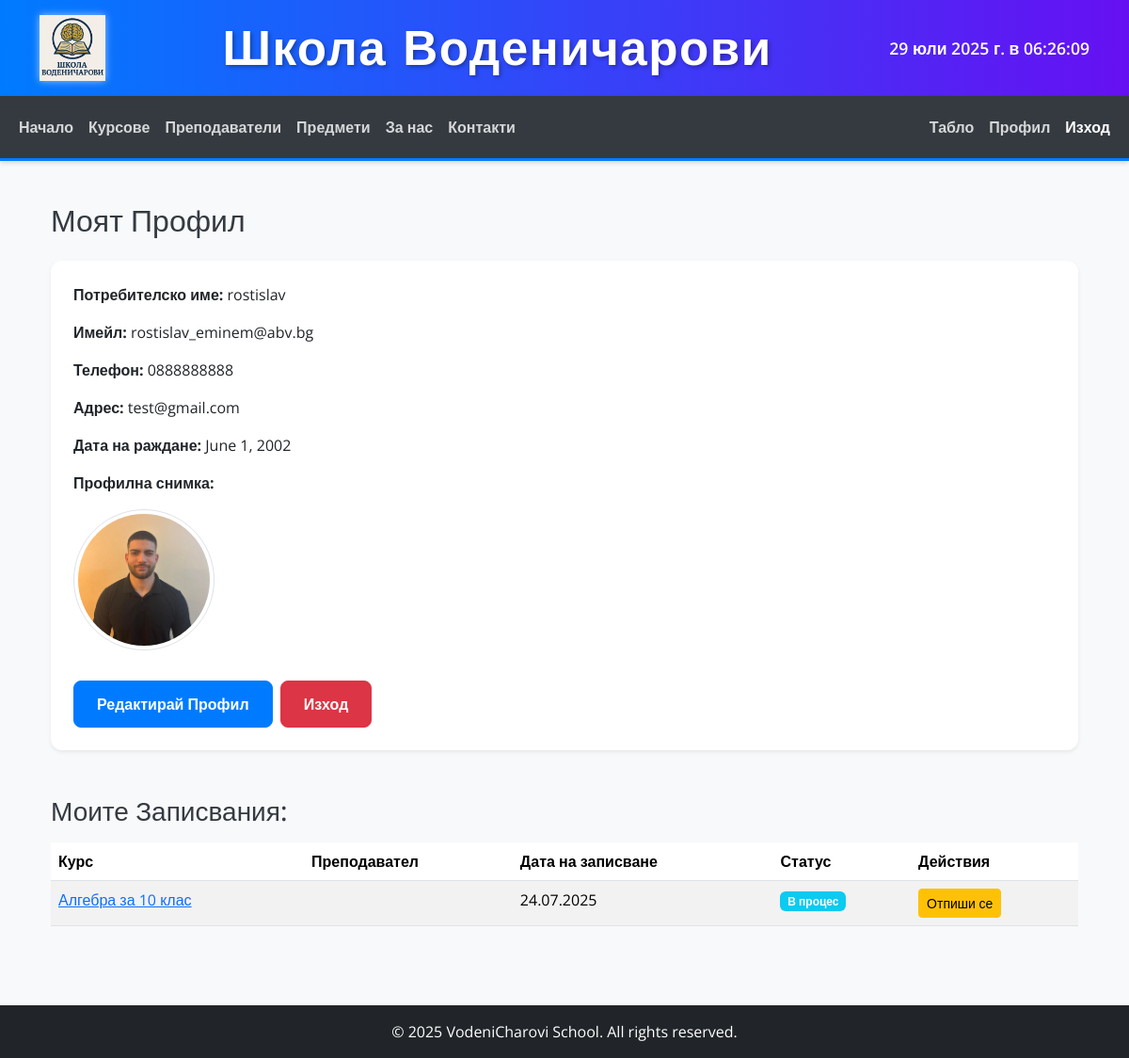
/profile/ (signed in), run on an earlier commit of the app's database.
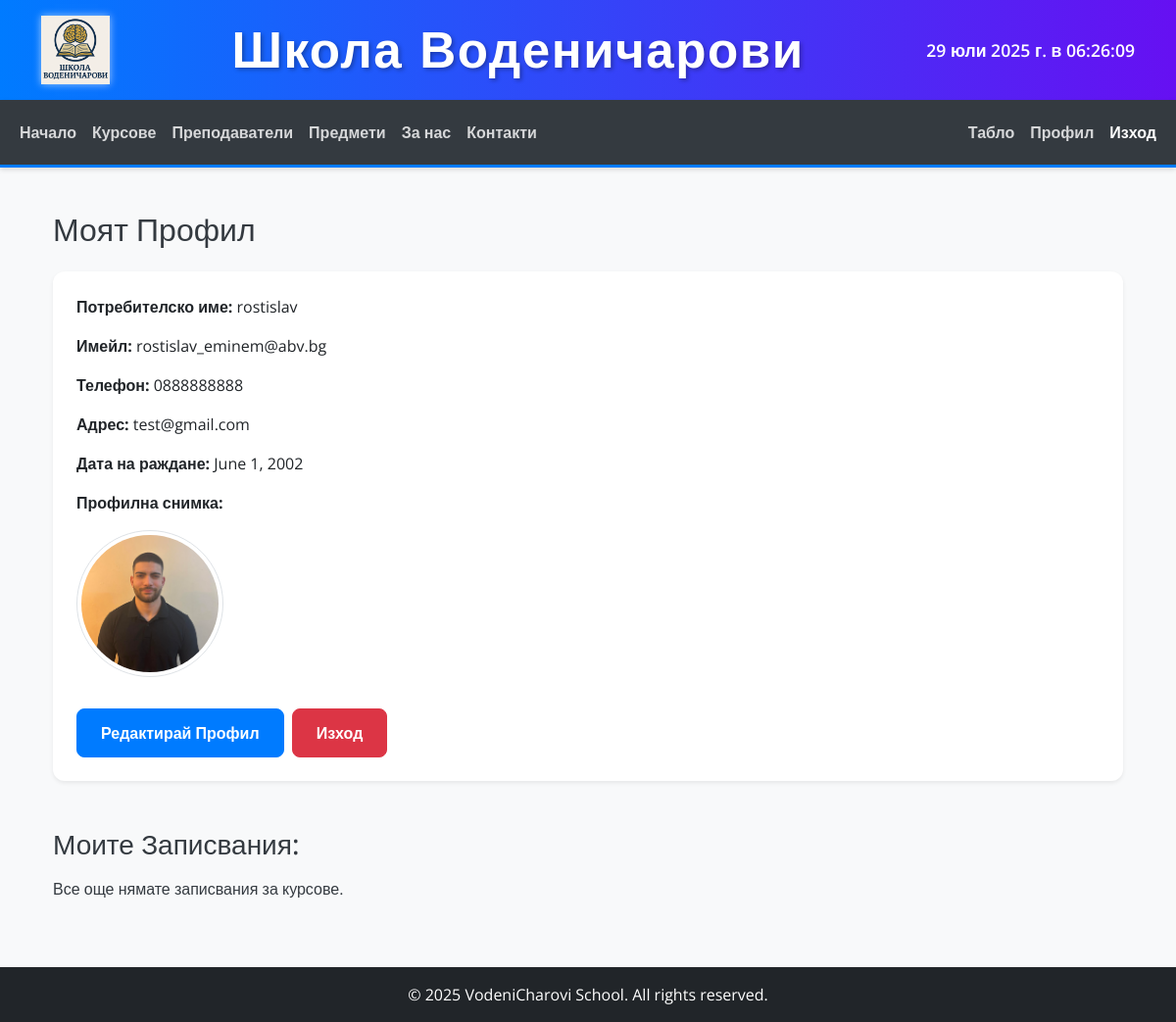
And on a later commit of the database.
### core/models.py (models this page shows, shortened)
class Enrollment(models.Model):
    student = models.ForeignKey(
        'auth.User',
        on_delete=models.CASCADE,
        related_name='enrollments'
    )
    course = models.ForeignKey(
        Course,
        on_delete=models.CASCADE,
        related_name='enrollments'
    )
    enrollment_date = models.DateField(auto_now_add=True)
    completed = models.BooleanField(default=False)
    class Meta:
        unique_together = ('student', 'course')
        verbose_name = "Записване"
        verbose_name_plural = "Записвания"

### courses/models.py (models this page shows, shortened)
class Course(models.Model):
    title = models.CharField(
        max_length=100,
        verbose_name="Заглавие на курса"
    )
    subject = models.ForeignKey(
        Subject,
        on_delete=models.CASCADE,
        related_name='courses',
        verbose_name="Предмет"
    )
    teacher = models.ForeignKey(
        Teacher,
        on_delete=models.CASCADE,
        related_name='courses_taught',
        verbose_name="Преподавател"
    )
    description = models.TextField(
        verbose_name="Описание на курса"
    )
    price = models.DecimalField(
        max_digits=8,
        decimal_places=2,
        verbose_name="Цена"
    )
    start_date = models.DateField(
        verbose_name="Начална дата"
    )
    end_date = models.DateField(
        verbose_name="Крайна дата"
    )
    max_students = models.PositiveIntegerField(
        default=10,
        verbose_name="Макс. брой студенти"
    )
    class Meta:
        ordering = ['start_date', 'title']
        verbose_name = "Курс"
        verbose_name_plural = "Курсове"

### core/views.py (the view)
# urls.py: path('profile/', core_views.UserProfileView.as_view(), name='user_profile'),
class UserProfileView(LoginRequiredMixin, DetailView):
    model = Profile
    template_name = 'core/user_profile.html'
    context_object_name = 'profile'
    def get_object(self, queryset=None):
        return self.request.user.profile
    def get_context_data(self, **kwargs):
        context = super().get_context_data(**kwargs)
        user = self.request.user
        context['user'] = user
        context['enrollments'] = Enrollment.objects.filter(student=user).select_related('course').order_by('-enrollment_date')
        return context

### templates/core/user_profile.html (shortened to what this page needs)
{% extends 'base.html' %}
{% load static %}
{% block content %}
<div class="container mt-4 mb-5">
    <h2 class="mb-4">Моят Профил</h2>
    <div class="card p-4 shadow-sm">
        <p><strong>Потребителско име:</strong> {{ user.username }}</p>
        <p><strong>Имейл:</strong> {{ user.email }}</p>
        {% if profile %}
            <p><strong>Телефон:</strong> {{ profile.phone_number|default:"Няма добавен" }}</p>
            <p><strong>Адрес:</strong> {{ profile.address|default:"Няма добавен" }}</p>
            <p><strong>Дата на раждане:</strong> {{ profile.date_of_birth|default:"Няма добавена" }}</p>
            <p><strong>Профилна снимка:</strong></p>
            {% if profile.profile_picture %}
                <img src="{{ profile.profile_picture.url }}" alt="Профилна снимка" class="img-thumbnail rounded-circle mb-3" style="width: 150px; height: 150px; object-fit: cover;">
            {% else %}
                <img src="{% static 'img/default_profile.png' %}" alt="Без профилна снимка" class="img-thumbnail rounded-circle mb-3" style="width: 150px; height: 150px; object-fit: cover;">
            {% endif %}
        {% else %}
            <p>Няма наличен профил.</p>
        {% endif %}
        <div class="d-flex mt-3">
            <a href="{% url 'user_profile_update' %}" class="btn btn-primary me-2">Редактирай Профил</a>
            <form action="{% url 'logout_user' %}" method="post">
                <button type="submit" class="btn btn-danger">Изход</button>
            </form>
        </div>
    </div>
    <h3 class="mt-5 mb-3">Моите Записвания:</h3>
    {% if enrollments %}
        <div class="table-responsive">
            <table class="table table-striped table-hover">
                <thead>
                    <tr>
                        <th>Курс</th>
                        <th>Преподавател</th>
                        <th>Дата на записване</th>
                        <th>Статус</th>
                        <th>Действия</th>
                    </tr>
                </thead>
                <tbody>
                    {% for enrollment in enrollments %}
                        <tr>
                            <td><a href="{% url 'course_detail' pk=enrollment.course.pk %}">{{ enrollment.course.title }}</a></td>
                            <td>{{ enrollment.course.teacher.full_name }}</td>
                            <td>{{ enrollment.enrollment_date|date:"d.m.Y" }}</td>
                            <td>
                                {% if enrollment.completed %}
                                    <span class="badge bg-success">Завършен</span>
                                {% else %}
                                    <span class="badge bg-info">В процес</span>
                                {% endif %}
                            </td>
                            <td>
                                <form action="{% url 'unenroll_from_course' enrollment.pk %}" method="post" class="d-inline">
                                    <button type="submit" class="btn btn-sm btn-warning">Отпиши се</button>
                                </form>
                            </td>
                        </tr>
                    {% endfor %}
                </tbody>
            </table>
        </div>
    {% else %}
        <p>Все още нямате записвания за курсове.</p>
    {% endif %}
</div>
{% endblock %}

What changed in the data, as far as the page shows it:
removed Enrollment: course "Алгебра за 10 клас", enrollment_date "24.07.2025", completed "В процес"
Also different on the page:
text no longer shown: "Курс Преподавател Дата на записване Статус Действия"
text now shown: "Все още нямате записвания за курсове."
